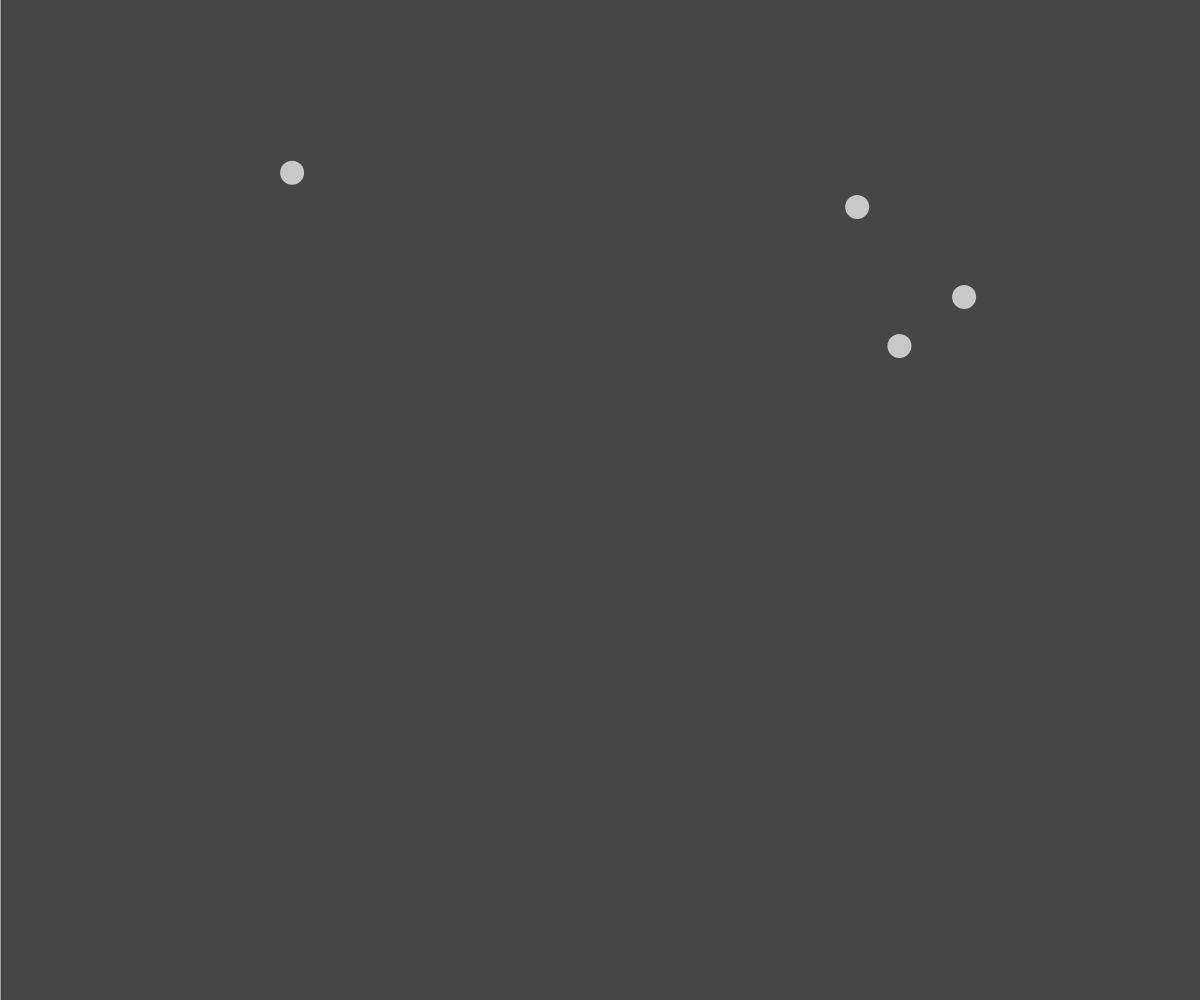
Frame 1 (no input)
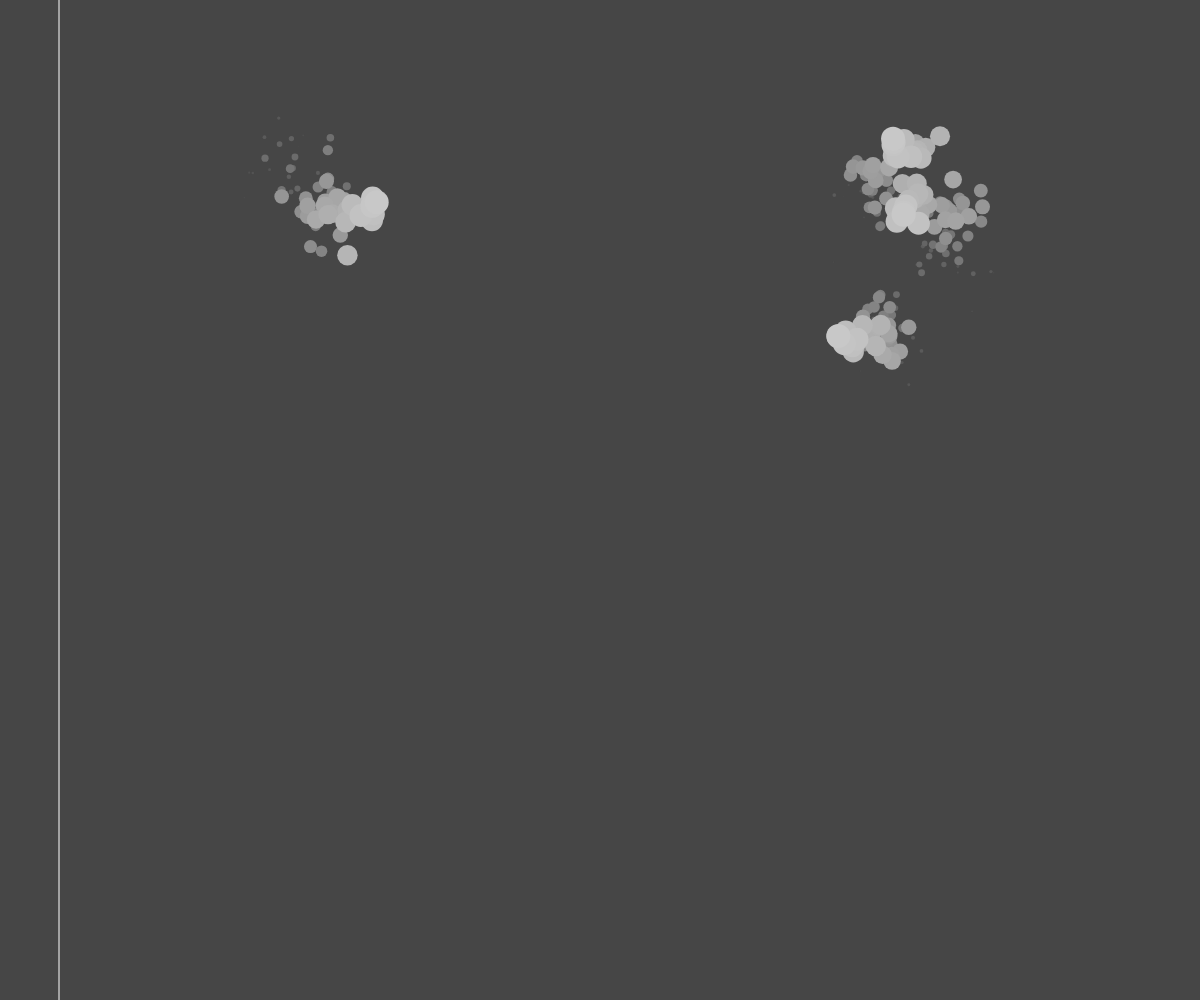
Frame 60 (no input)
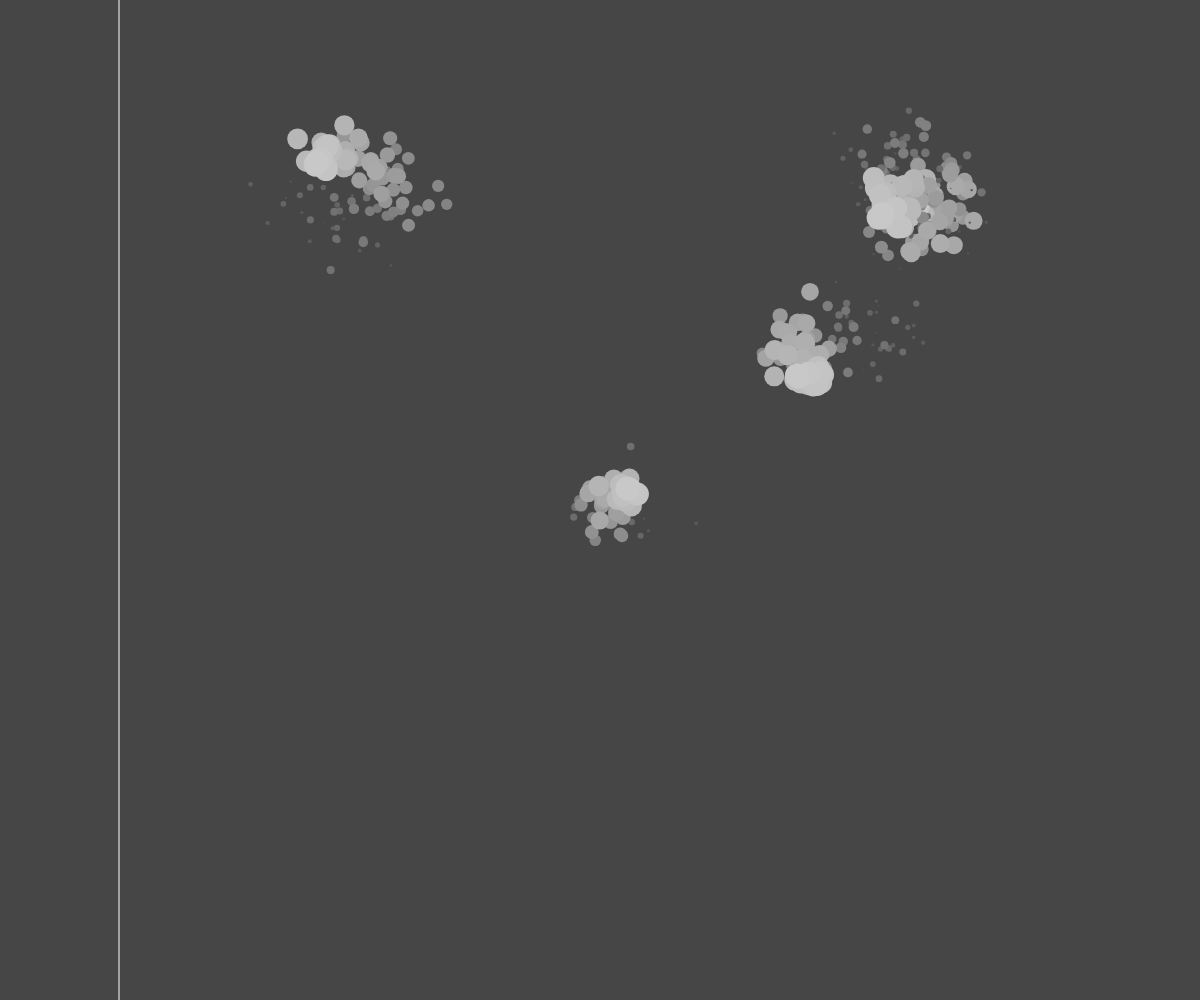
Frame 120 (the mouse pressed at the canvas centre since frame 60)

The p5.js sketch that drew these frames (run headless with seeded random() and noise() and a simulated clock; from frame 60 on, the mouse is pressed at the canvas centre):

// p5.js sketch
// ── sketch.js
let vibrations = [];
let anim = 0;

function setup() {
  createCanvas(windowWidth, windowHeight);

  for (let i = 0; i < 4; i++) {
    vibrations.push(new Particle(random(width), random(height)));
  }
}

function draw() {
  background(70);

  push();
  stroke(255);
  line(anim, 0, anim, height);
  anim++;
  if (anim > width) {
    anim = 0;
  }
  pop();

  for (let i = 0; i < vibrations.length; i++) {
    vibrations[i].show();
    vibrations[i].update();
  }
}

function mousePressed() {
  vibrations.push(new Particle(mouseX, mouseY));
}

class Particle {
  constructor(x, y) {
    this.x = x;
    this.y = y;
    this.history = [];
  }

  update() {
    this.x = this.x + random(-10, 10);
    this.y = this.y + random(-10, 10);

    let v = createVector(this.x, this.y);

    this.history.push(v);
    //console.log(this.history.length);

    if (this.history.length > 100) {
      this.history.splice(0, 1);
    }

    if (this.x > width || this.x < 0 || this.y > height || this.y < 0) {
      this.x = width / 2;
      this.y = height / 2;
    }

    for (let i = 0; i < this.history.length; i++) {
      this.history[i].x += random(-5, 5);
      this.history[i].y += random(-5, 5);
    }
  }

  show() {
    // beginShape();
    for (let i = 0; i < this.history.length; i++) {
      let pos = this.history[i];
      let col = map(i, 0, this.history.length, 75, 200);
      fill(col);
      let d = map(i, 0, this.history.length, 1, 24);
      ellipse(pos.x, pos.y, d, d);
    }

    noStroke();
    fill(200);
    ellipse(this.x, this.y, 24, 24);
  }
}
